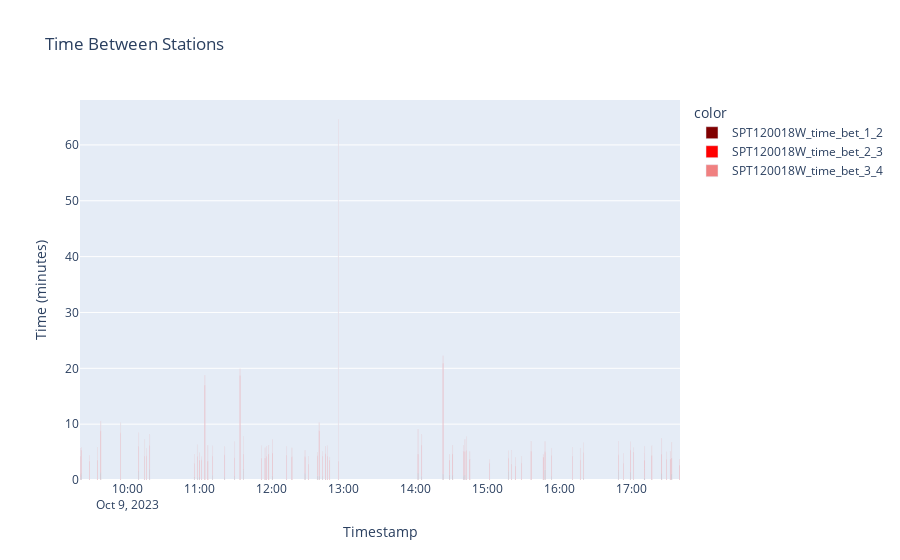

The cell this chart's notebook holds for it:
### Code cell
def all_time_between_station(df12, df23, df34):
    #df_bet_all = pd.DataFrame(columns = ['ts1','time_bet_12','ts2', 'ts2','time_bet_23','ts3','time_bet_34','gabarit','model'])
    df_bet_all = pd.DataFrame(columns = ['ts','gabarit', 'model','time_bet_1_2','time_bet_2_3','time_bet_3_4','state']) 
    #display(df12)
    #display(df23)
    #display(df34)

    cnt = 0
    for index in range(df12.shape[0]):

        start_time = (df12.loc[index, 'ts'] + pd.Timedelta(seconds = df12.loc[index, f'time_bet_1_2'])
                       - pd.Timedelta(seconds=2))
        end_time = start_time + pd.Timedelta(seconds=3)

        matching_rows = df23[(df23['ts'] >= start_time) & (df23['ts'] <= end_time) 
                                & (df23['gabarit'] == df12.loc[index,'gabarit'])]
        if not matching_rows.empty:
            
            first_occurrence = matching_rows.iloc[0]

            #df_bet_all.loc[cnt, 'ts'] = df12.loc[index, 'ts']  # Copy the timestamp for reference
            #df_bet_all.loc[cnt, 'gabarit'] = first_occurrence['gabarit']
            #df_bet_all.loc[cnt, 'time_bet_1_2'] = df12.loc[index, 'time_bet_1_2'] 
            #df_bet_all.loc[cnt, 'time_bet_2_3'] = first_occurrence['time_bet_2_3'] 
            #cnt += 1

            start_time2 = (first_occurrence['ts'] + pd.Timedelta(seconds = first_occurrence[f'time_bet_2_3']) 
                          - pd.Timedelta(seconds=1))
            end_time2 = start_time2 +   pd.Timedelta(seconds=3)
            matching_rows2 = df34[(df34['ts'] >= start_time2) & (df34['ts'] <= end_time2) 
                                & (df34['gabarit'] == first_occurrence['gabarit'])]
            
            if not matching_rows2.empty:

                first_occurrence2 = matching_rows2.iloc[0]
                df_bet_all.loc[cnt, 'ts'] = df12.loc[index, 'ts']  # Copy the timestamp for reference
                df_bet_all.loc[cnt, 'gabarit'] = first_occurrence['gabarit']
                df_bet_all.loc[cnt, 'time_bet_1_2'] = df12.loc[index, 'time_bet_1_2'] 
                df_bet_all.loc[cnt, 'time_bet_2_3'] = first_occurrence['time_bet_2_3'] 

                df_bet_all.loc[cnt, 'time_bet_3_4'] = first_occurrence2['time_bet_3_4']
                df_bet_all.loc[cnt, 'model'] = str(first_occurrence2['model'])
                df_bet_all.loc[cnt, 'state'] = str(first_occurrence2['state'])
            
                cnt += 1

    return df_bet_all



def plot_time_in_station(df):
    #display(px.data.medals_wide())

    df['time_bet_1_2'] = df['time_bet_1_2'].astype(int)
    df['time_bet_2_3'] = df['time_bet_2_3'].astype(int)
    df['time_bet_3_4'] = df['time_bet_3_4'].astype(int)
    melted_df = pd.melt(df, id_vars=['ts','model','state'], value_vars=['time_bet_1_2','time_bet_2_3','time_bet_3_4'],var_name='time_bet', value_name='time')    
    melted_df['color'] = melted_df['model'] + '_' + melted_df['time_bet']
    color_discrete_map = {#"HAMLET-49_time_bet_1_2": 'darkblue',
                          #"HAMLET-49_time_bet_2_3": 'cornflowerblue', 
                          #"HAMLET-49_time_bet_3_4": 'lightblue',
                          "SPT130023W_time_bet_1_2": 'darkblue',
                          "SPT130023W_time_bet_2_3": 'dodgerblue', 
                          "SPT130023W_time_bet_3_4": 'lightskyblue',

                          "SPT120018W_time_bet_1_2": 'maroon',
                          "SPT120018W_time_bet_2_3":'red',
                          "SPT120018W_time_bet_3_4": 'lightcoral',

                          "ORIONT-40_time_bet_1_2": 'forestgreen',
                          "ORIONT-40_time_bet_2_3": 'limegreen', 
                          "ORIONT-40_time_bet_3_4": 'lightgreen',
                          
                          "OCTAN-40_time_bet_1_2": 'indigo',
                          "OCTAN-40_time_bet_2_3": 'mediumorchid', 
                          "OCTAN-40_time_bet_3_4": 'plum',}
    
    #display(melted_df)
    melted_df['time'] = round(melted_df['time']/60,2)
    fig = px.bar(melted_df, x="ts", y="time", 
                labels={"ts": "Timestamp", "time": "Time (minutes)"},
                color = 'color',
                color_discrete_map = color_discrete_map,
                title="Time Between Stations")
    fig.show()






df_bet_all = all_time_between_station(df_bet_12, df_bet_23,df_bet_34)
#display(df_bet_all)
perc_all = perc_of_gabarits_found(df_bet_all, df4, 4)

plot_time_in_station(df_bet_all)

### Figure 1 — Plotly figure (JSON) as saved in the notebook; plotly's stock layout.template omitted (floating-point values rounded to 4 significant figures)
{"data": [{"alignmentgroup": "True", "hovertemplate": "color=SPT120018W_time_bet_1_2<br>Timestamp=%{x}<br>Time (minutes)=%{y}<extra></extra>", "legendgroup": "SPT120018W_time_bet_1_2", "marker": {"color": "maroon", "pattern": {"shape": ""}}, "name": "SPT120018W_time_bet_1_2", "offsetgroup": "SPT120018W_time_bet_1_2", "orientation": "v", "showlegend": true, "textposition": "auto", "type": "bar", "x": ["2023-10-09T09:20:34", "2023-10-09T09:21:29", "2023-10-09T09:28:10", "2023-10-09T09:34:48", "2023-10-09T09:37:49", "2023-10-09T09:54:19", "2023-10-09T10:09:13", "2023-10-09T10:14:11", "2023-10-09T10:15:42", "2023-10-09T10:18:32", "2023-10-09T10:55:47", "2023-10-09T10:58:22", "2023-10-09T10:59:49", "2023-10-09T11:01:49", "2023-10-09T11:04:35", "2023-10-09T11:07:04", "2023-10-09T11:10:55", "2023-10-09T11:21:06", "2023-10-09T11:29:21", "2023-10-09T11:33:51", "2023-10-09T11:36:37", "2023-10-09T11:51:48", "2023-10-09T11:54:43", "2023-10-09T11:55:58", "2023-10-09T11:57:54", "2023-10-09T12:00:40", "2023-10-09T12:12:43", "2023-10-09T12:17:10", "2023-10-09T12:28:03", "2023-10-09T12:30:48", "2023-10-09T12:38:16", "2023-10-09T12:39:47", "2023-10-09T12:42:43", "2023-10-09T12:45:20", "2023-10-09T12:46:38", "2023-10-09T12:48:38", "2023-10-09T12:55:52", "2023-10-09T14:02:18", "2023-10-09T14:05:22", "2023-10-09T14:23:09", "2023-10-09T14:28:47", "2023-10-09T14:31:20", "2023-10-09T14:40:10", "2023-10-09T14:41:26", "2023-10-09T14:42:52", "2023-10-09T14:45:33", "2023-10-09T15:02:00", "2023-10-09T15:17:34", "2023-10-09T15:20:20", "2023-10-09T15:23:22", "2023-10-09T15:28:35", "2023-10-09T15:36:34", "2023-10-09T15:46:38", "2023-10-09T15:48:12", "2023-10-09T15:53:42", "2023-10-09T16:11:10", "2023-10-09T16:17:46", "2023-10-09T16:20:21", "2023-10-09T16:49:20", "2023-10-09T16:53:32", "2023-10-09T16:59:16", "2023-10-09T17:02:02", "2023-10-09T17:11:02", "2023-10-09T17:11:22", "2023-10-09T17:17:20", "2023-10-09T17:25:37", "2023-10-09T17:29:40", "2023-10-09T17:32:33", "2023-10-09T17:33:59", "2023-10-09T17:40:36"], "xaxis": "x", "y": [0.6, 1.12, 0.05, 0.05, 1.28, 0.05, 1.52, 0.07, 0.07, 2, 0.47, 0.55, 0.48, 0.07, 0.05, 0.05, 0.9, 0.57, 0.63, 0.07, 1.85, 0.08, 0.07, 0.07, 0.05, 0.67, 0.07, 0.07, 1.1, 0.08, 0.7, 0.7, 0.62, 0.15, 0.05, 0.03, 0.07, 1.17, 0.72, 1.08, 0.85, 0.83, 0.75, 0.83, 0.07, 0.07, 0.05, 1.63, 0.07, 0.05, 0.05, 0.07, 0.13, 1.77, 0.62, 0.07, 0.05, 0.33, 1.68, 0.13, 1.42, 0.07, 0.35, 1.93, 0.12, 1.17, 0.07, 0.07, 1.03, 0.05], "yaxis": "y"}, {"alignmentgroup": "True", "hovertemplate": "color=SPT120018W_time_bet_2_3<br>Timestamp=%{x}<br>Time (minutes)=%{y}<extra></extra>", "legendgroup": "SPT120018W_time_bet_2_3", "marker": {"color": "red", "pattern": {"shape": ""}}, "name": "SPT120018W_time_bet_2_3", "offsetgroup": "SPT120018W_time_bet_2_3", "orientation": "v", "showlegend": true, "textposition": "auto", "type": "bar", "x": ["2023-10-09T09:20:34", "2023-10-09T09:21:29", "2023-10-09T09:28:10", "2023-10-09T09:34:48", "2023-10-09T09:37:49", "2023-10-09T09:54:19", "2023-10-09T10:09:13", "2023-10-09T10:14:11", "2023-10-09T10:15:42", "2023-10-09T10:18:32", "2023-10-09T10:55:47", "2023-10-09T10:58:22", "2023-10-09T10:59:49", "2023-10-09T11:01:49", "2023-10-09T11:04:35", "2023-10-09T11:07:04", "2023-10-09T11:10:55", "2023-10-09T11:21:06", "2023-10-09T11:29:21", "2023-10-09T11:33:51", "2023-10-09T11:36:37", "2023-10-09T11:51:48", "2023-10-09T11:54:43", "2023-10-09T11:55:58", "2023-10-09T11:57:54", "2023-10-09T12:00:40", "2023-10-09T12:12:43", "2023-10-09T12:17:10", "2023-10-09T12:28:03", "2023-10-09T12:30:48", "2023-10-09T12:38:16", "2023-10-09T12:39:47", "2023-10-09T12:42:43", "2023-10-09T12:45:20", "2023-10-09T12:46:38", "2023-10-09T12:48:38", "2023-10-09T12:55:52", "2023-10-09T14:02:18", "2023-10-09T14:05:22", "2023-10-09T14:23:09", "2023-10-09T14:28:47", "2023-10-09T14:31:20", "2023-10-09T14:40:10", "2023-10-09T14:41:26", "2023-10-09T14:42:52", "2023-10-09T14:45:33", "2023-10-09T15:02:00", "2023-10-09T15:17:34", "2023-10-09T15:20:20", "2023-10-09T15:23:22", "2023-10-09T15:28:35", "2023-10-09T15:36:34", "2023-10-09T15:46:38", "2023-10-09T15:48:12", "2023-10-09T15:53:42", "2023-10-09T16:11:10", "2023-10-09T16:17:46", "2023-10-09T16:20:21", "2023-10-09T16:49:20", "2023-10-09T16:53:32", "2023-10-09T16:59:16", "2023-10-09T17:02:02", "2023-10-09T17:11:02", "2023-10-09T17:11:22", "2023-10-09T17:17:20", "2023-10-09T17:25:37", "2023-10-09T17:29:40", "2023-10-09T17:32:33", "2023-10-09T17:33:59", "2023-10-09T17:40:36"], "xaxis": "x", "y": [3.67, 4.22, 3.35, 3.53, 7.52, 8.42, 4.55, 4.23, 4.27, 4.18, 2.48, 3.68, 3.1, 3.55, 16.95, 3.35, 3.43, 3.95, 3.37, 18.62, 2.75, 3.82, 3.87, 4.17, 4.62, 4.18, 4.37, 4.1, 3.07, 2.8, 3.65, 8.12, 3.68, 4.58, 4.25, 3.55, 3.32, 3.43, 5.58, 19.82, 2.7, 3.85, 4.38, 4.27, 5.22, 3.65, 3.03, 2.32, 2.73, 2.43, 3.02, 5.05, 4, 3.28, 3.78, 4.18, 3.57, 4.57, 2.85, 2.92, 3.97, 4.93, 3.17, 2.8, 4.28, 3.43, 3.63, 3.65, 2.93, 2.65], "yaxis": "y"}, {"alignmentgroup": "True", "hovertemplate": "color=SPT120018W_time_bet_3_4<br>Timestamp=%{x}<br>Time (minutes)=%{y}<extra></extra>", "legendgroup": "SPT120018W_time_bet_3_4", "marker": {"color": "lightcoral", "pattern": {"shape": ""}}, "name": "SPT120018W_time_bet_3_4", "offsetgroup": "SPT120018W_time_bet_3_4", "orientation": "v", "showlegend": true, "textposition": "auto", "type": "bar", "x": ["2023-10-09T09:20:34", "2023-10-09T09:21:29", "2023-10-09T09:28:10", "2023-10-09T09:34:48", "2023-10-09T09:37:49", "2023-10-09T09:54:19", "2023-10-09T10:09:13", "2023-10-09T10:14:11", "2023-10-09T10:15:42", "2023-10-09T10:18:32", "2023-10-09T10:55:47", "2023-10-09T10:58:22", "2023-10-09T10:59:49", "2023-10-09T11:01:49", "2023-10-09T11:04:35", "2023-10-09T11:07:04", "2023-10-09T11:10:55", "2023-10-09T11:21:06", "2023-10-09T11:29:21", "2023-10-09T11:33:51", "2023-10-09T11:36:37", "2023-10-09T11:51:48", "2023-10-09T11:54:43", "2023-10-09T11:55:58", "2023-10-09T11:57:54", "2023-10-09T12:00:40", "2023-10-09T12:12:43", "2023-10-09T12:17:10", "2023-10-09T12:28:03", "2023-10-09T12:30:48", "2023-10-09T12:38:16", "2023-10-09T12:39:47", "2023-10-09T12:42:43", "2023-10-09T12:45:20", "2023-10-09T12:46:38", "2023-10-09T12:48:38", "2023-10-09T12:55:52", "2023-10-09T14:02:18", "2023-10-09T14:05:22", "2023-10-09T14:23:09", "2023-10-09T14:28:47", "2023-10-09T14:31:20", "2023-10-09T14:40:10", "2023-10-09T14:41:26", "2023-10-09T14:42:52", "2023-10-09T14:45:33", "2023-10-09T15:02:00", "2023-10-09T15:17:34", "2023-10-09T15:20:20", "2023-10-09T15:23:22", "2023-10-09T15:28:35", "2023-10-09T15:36:34", "2023-10-09T15:46:38", "2023-10-09T15:48:12", "2023-10-09T15:53:42", "2023-10-09T16:11:10", "2023-10-09T16:17:46", "2023-10-09T16:20:21", "2023-10-09T16:49:20", "2023-10-09T16:53:32", "2023-10-09T16:59:16", "2023-10-09T17:02:02", "2023-10-09T17:11:02", "2023-10-09T17:11:22", "2023-10-09T17:17:20", "2023-10-09T17:25:37", "2023-10-09T17:29:40", "2023-10-09T17:32:33", "2023-10-09T17:33:59", "2023-10-09T17:40:36"], "xaxis": "x", "y": [1.45, 0.48, 1.05, 2.35, 1.78, 1.77, 2.38, 2.95, 1.4, 2.05, 1.65, 2.08, 1.28, 0.53, 1.8, 2.82, 1.82, 1.48, 2.83, 1.22, 3.18, 2.23, 1.82, 1.85, 1.53, 2.4, 1.6, 1.62, 1.15, 1.4, 0.67, 1.48, 0.87, 1.38, 1.83, 0.55, 61.25, 4.53, 1.93, 1.33, 1.05, 1.52, 1.13, 2.2, 2.52, 1.4, 0.6, 1.3, 2.55, 1.55, 1.18, 1.83, 0.5, 1.85, 1.35, 1.62, 2.12, 1.78, 2.45, 1.8, 1.47, 0.82, 1.22, 1.37, 1.73, 2.87, 1.38, 1.42, 2.78, 1.08], "yaxis": "y"}], "layout": {"barmode": "relative", "legend": {"title": {"text": "color"}, "tracegroupgap": 0}, "title": {"text": "Time Between Stations"}, "xaxis": {"anchor": "y", "domain": [0, 1], "title": {"text": "Timestamp"}}, "yaxis": {"anchor": "x", "domain": [0, 1], "title": {"text": "Time (minutes)"}}}}
